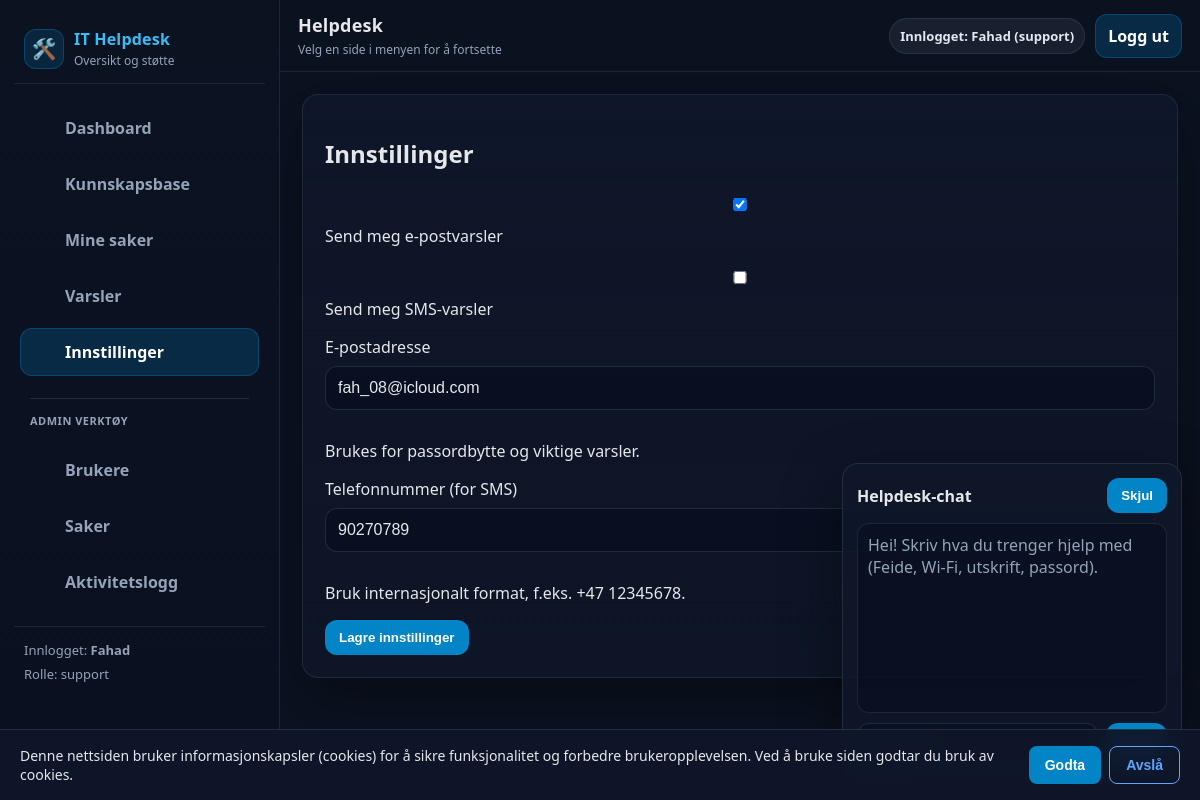
The app's page /settings (signed in), older data.
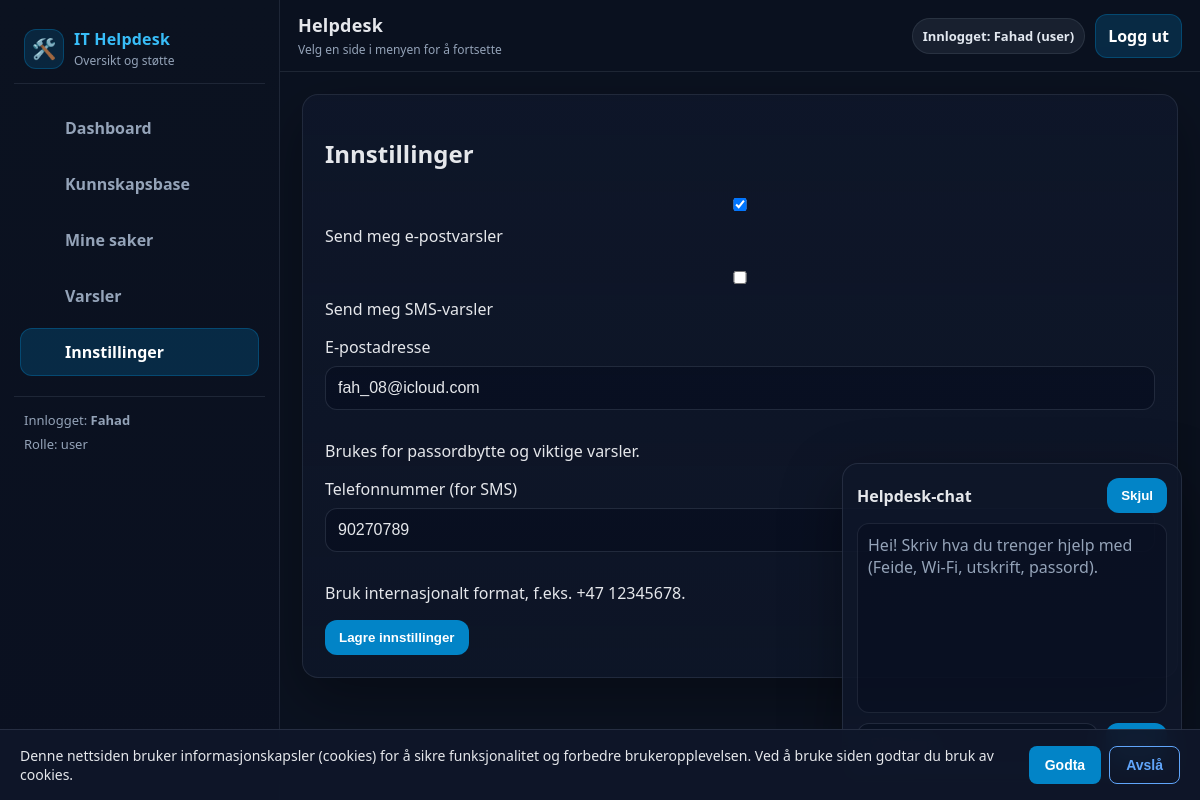
The same page, newer data.
### tables this page shows
CREATE TABLE users (
            id INTEGER PRIMARY KEY AUTOINCREMENT,
            username TEXT NOT NULL UNIQUE,
            pw_hash TEXT NOT NULL,
            role TEXT NOT NULL DEFAULT 'user',
            email TEXT,
            phone TEXT,
            created_at TEXT NOT NULL DEFAULT (datetime('now')),
            last_login TEXT,
            notify_email INTEGER NOT NULL DEFAULT 1,
            notify_inapp INTEGER NOT NULL DEFAULT 1,
            notify_sms INTEGER NOT NULL DEFAULT 0
        );

### routes.py (the view, shortened to what this page needs)
@bp.route("/settings", methods=["GET", "POST"])
def settings():
    user = current_user()
    if not user:
        return redirect(url_for("main.login"))
    u = get_user(user) or {}
    return render_template("settings.html", preferences=u)

### __init__.py (called while the page is built)
def create_app():
    app = Flask(__name__)
    app.config.from_object(Config)
    init_mail(app)
    @app.after_request
    def set_security_headers(response):
        response.headers['X-Content-Type-Options'] = 'nosniff'
        response.headers['X-Frame-Options'] = 'DENY'
        response.headers['X-XSS-Protection'] = '1; mode=block'
        return response
    from .routes import bp
    app.register_blueprint(bp)
    return app

### db.py (called while the page is built)
def count_notifications(user: str) -> int:
    conn = _conn()
    cur = conn.cursor()
    cur.execute("SELECT COUNT(*) AS c FROM notifications WHERE user = ? AND read = 0", (user,))
    row = cur.fetchone()
    conn.close()
    return int(row["c"]) if row else 0

def _conn() -> sqlite3.Connection:
    DB_PATH.parent.mkdir(parents=True, exist_ok=True)
    conn = sqlite3.connect(DB_PATH)
    conn.row_factory = sqlite3.Row
    return conn

def get_user(username: str) -> Optional[Dict[str, Any]]:
    conn = _conn()
    cur = conn.cursor()
    try:
        cur.execute(
            "SELECT username, pw_hash, role, email, phone, last_login, notify_email, notify_inapp, notify_sms "
            "FROM users WHERE username = ?",
            (username,),
        )
        row = cur.fetchone()
        conn.close()
        return dict(row) if row else None
    except sqlite3.OperationalError:
        cur.execute("SELECT username, pw_hash, role FROM users WHERE username = ?", (username,))
        row = cur.fetchone()
        conn.close()
        return dict(row) if row else None

### routes.py (called while the page is built)
def current_user():
    return session.get("user")

@bp.before_app_request
def ensure_db():
    try:
        init_db()
    except Exception as e:
        logger.error(f"Database initialization failed: {e}")

@bp.context_processor
def inject_notification_count():
    if current_user():
        try:
            return {"notif_count": count_notifications(current_user())}
        except Exception:
            return {"notif_count": 0}
    return {"notif_count": 0}

### templates/settings.html
{% extends "base.html" %}
{% block content %}
<div class="card">
  <h2>Innstillinger</h2>
  <form method="post">
    <p>
      <label>
        <input type="checkbox" name="notify_email" value="1"
               {% if preferences.notify_email %}checked{% endif %}>
        Send meg e-postvarsler
      </label>
    </p>
    <p>
      <label>
        <input type="checkbox" name="notify_sms" value="1"
               {% if preferences.notify_sms %}checked{% endif %}>
        Send meg SMS-varsler
      </label>
    </p>
    <p>
      <label for="email">E-postadresse</label>
      <input
        id="email"
        name="email"
        type="email"
        placeholder="din.email@eksempel.no"
        value="{{ preferences.email or '' }}"
      />
      <div class="help">Brukes for passordbytte og viktige varsler.</div>
    </p>
    <p>
      <label for="phone">Telefonnummer (for SMS)</label>
      <input
        id="phone"
        name="phone"
        type="tel"
        placeholder="+47XXXXXXXX"
        value="{{ preferences.phone or '' }}"
      />
      <div class="help">Bruk internasjonalt format, f.eks. +47 12345678.</div>
    </p>
    <button type="submit">Lagre innstillinger</button>
  </form>
</div>
{% endblock %}

### templates/base.html (shortened to what this page needs)
<!doctype html>
<html lang="no">
  <head>
    <link rel="stylesheet" href="{{ url_for('static', filename='css/app.css') }}">
  </head>
  <body>
    {% set ep = request.endpoint or "" %}
    <div class="app">
      <aside class="sidebar">
        <div class="brand">
          <div class="logo">🛠️</div>
          <div>
            <div class="title">IT Helpdesk</div>
            <div class="subtitle">Oversikt og støtte</div>
          </div>
        </div>
        <nav class="nav">
          <a href="{{ url_for('main.dashboard') }}" class="{% if ep == 'main.dashboard' %}active{% endif %}">
             Dashboard
          </a>
          <a href="{{ url_for('main.kb') }}" class="{% if ep == 'main.kb' %}active{% endif %}">
             Kunnskapsbase
          </a>
          <a href="{{ url_for('main.tickets') }}" class="{% if ep == 'main.tickets' %}active{% endif %}">
             Mine saker
          </a>
          <a href="{{ url_for('main.notifications_page') }}" class="{% if ep == 'main.notifications_page' %}active{% endif %}">
             Varsler
          </a>
          <a href="{{ url_for('main.settings') }}" class="{% if ep == 'main.settings' %}active{% endif %}">
             Innstillinger
          </a>
          {% if session.get("role") == "support" %}
            <div style="margin:14px 10px 10px; padding-top:14px; border-top:1px solid rgba(148,163,184,.18); color:#94a3b8; font-size:11px; font-weight:900; letter-spacing:.5px;">
              ADMIN VERKTØY
            </div>
            <a href="{{ url_for('main.admin_users') }}" class="{% if ep == 'main.admin_users' %}active{% endif %}">
               Brukere
            </a>
            <a href="{{ url_for('main.admin_tickets') }}" class="{% if ep == 'main.admin_tickets' %}active{% endif %}">
               Saker
            </a>
            <a href="{{ url_for('main.activity_log') }}" class="{% if ep == 'main.activity_log' %}active{% endif %}">
               Aktivitetslogg
            </a>
          {% endif %}
        </nav>
        <div class="sidebar-footer">
          {% if session.get("user") %}
            Innlogget: <strong>{{ session.get("user") }}</strong>
            <div style="margin-top:6px; color:var(--muted);">
              Rolle: {{ session.get("role") }}
            </div>
          {% else %}
            Ikke innlogget
          {% endif %}
        </div>
      </aside>
      <div class="main">
        <header class="topbar">
          <div class="topbar-left">
            <p class="h1">Helpdesk</p>
            <p class="p">Velg en side i menyen for å fortsette</p>
          </div>
          <div class="topbar-right">
            {% if session.get("user") %}
              <span class="pill">Innlogget: {{ session.get("user") }} ({{ session.get("role") }})</span>
              <a class="btn" href="{{ url_for('main.logout') }}">Logg ut</a>
            {% endif %}
          </div>
        </header>
        <main class="page">
          <div class="content-wrap">
            {% block content %}{% endblock %}
          </div>
        </main>
      </div>
    </div>
    <div id="chatbot">
      <div class="chat-card">
        <div style="display:flex; justify-content:space-between; align-items:center;">
          <strong>Helpdesk-chat</strong>
          <button id="chatToggle" type="button">Skjul</button>
        </div>
        <div id="chatBody">
          <div id="chatLog">
            <div class="muted">
              Hei! Skriv hva du trenger hjelp med (Feide, Wi-Fi, utskrift, passord).
            </div>
          </div>
          <div style="display:flex; gap:8px; margin-top:10px;">
            <button id="chatSend" type="button">Send</button>
          </div>
        </div>
      </div>
    </div>
    <div id="cookieBanner" style="display:none; position:fixed; bottom:0; left:0; right:0; background:rgba(15,23,42,.95); border-top:1px solid rgba(148,163,184,.18); padding:16px 20px; z-index:9999; backdrop-filter:blur(10px);">
      <div style="max-width:1200px; margin:0 auto; display:flex; justify-content:space-between; align-items:center; gap:16px; flex-wrap:wrap;">
        <p style="margin:0; color:#e5e7eb; font-size:14px; flex:1; min-width:250px;">
          Denne nettsiden bruker informasjonskapsler (cookies) for å sikre funksjonalitet og forbedre brukeropplevelsen. Ved å bruke siden godtar du bruk av cookies.
        </p>
        <div style="display:flex; gap:8px; flex-shrink:0;">
          <button id="cookieAccept" type="button" style="background:#0284c7; color:#fff; border:none; padding:10px 16px; border-radius:8px; font-weight:700; cursor:pointer; font-size:14px;">
            Godta
          </button>
          <button id="cookieReject" type="button" style="background:transparent; color:#60a5fa; border:1px solid #60a5fa; padding:10px 16px; border-radius:8px; font-weight:700; cursor:pointer; font-size:14px;">
            Avslå
          </button>
        </div>
      </div>
    </div>
  </body>
</html>

### static/css/app.css (style rules this page uses)
:root { --bg:#0b1220; --panel:#0f172a; --panel2:#111c33; --border:rgba(148,163,184,.14); --muted:#94a3b8; --text:#e5e7eb; --primary:#0284c7; --primaryHover:#0ea5e9; --sidebarW: 280px; --topbarH: 72px; --radius: 16px; }
* { box-sizing:border-box; }
html, body { height:100%; }
body { margin:0; font-family: system-ui, -apple-system, BlinkMacSystemFont, "Segoe UI", "Apple Color Emoji", "Segoe UI Emoji", "Segoe UI Symbol", sans-serif; background:var(--bg); color:var(--text); }
.app { min-height:100vh; display:flex; }
.sidebar { width:var(--sidebarW); background:linear-gradient(180deg, #0b1220 0%, #0a1020 100%); border-right:1px solid var(--border); position:fixed; left:0; top:0; bottom:0; padding:18px 14px; overflow:auto; }
.brand { display:flex; align-items:center; gap:10px; padding:10px 10px 14px; border-bottom:1px solid var(--border); margin-bottom:14px; }
.brand .logo { width:40px; height:40px; display:flex; align-items:center; justify-content:center; border-radius:12px; background:rgba(2,132,199,.18); border:1px solid rgba(2,132,199,.35); font-size:20px; }
.brand .title { font-weight:900; letter-spacing:.2px; color:#38bdf8; }
.brand .subtitle { font-size:12px; color:var(--muted); margin-top:2px; }
.nav { display:flex; flex-direction:column; gap:8px; padding:6px 6px; }
.nav a { display:flex; align-items:center; gap:10px; padding:12px 12px; border-radius:12px; text-decoration:none; color:var(--muted); font-weight:800; border:1px solid transparent; }
.nav a.active { background:rgba(2,132,199,.22); border-color:rgba(2,132,199,.35); color:#ffffff; }
.sidebar-footer { margin-top:14px; padding:14px 10px; border-top:1px solid var(--border); color:var(--muted); font-size:13px; }
.main { margin-left:var(--sidebarW); width:calc(100% - var(--sidebarW)); min-height:100vh; display:flex; flex-direction:column; }
.topbar { height:var(--topbarH); position:sticky; top:0; z-index:20; display:flex; align-items:center; justify-content:space-between; padding:14px 18px; background:rgba(11,18,32,.86); backdrop-filter: blur(10px); border-bottom:1px solid var(--border); }
.topbar-left { display:flex; flex-direction:column; gap:4px; }
.topbar-left .h1 { font-size:18px; font-weight:900; margin:0; letter-spacing:.2px; }
.topbar-left .p { margin:0; font-size:12px; color:var(--muted); }
.topbar-right { display:flex; align-items:center; gap:10px; flex-wrap:wrap; justify-content:flex-end; }
.pill { display:inline-flex; align-items:center; gap:8px; padding:8px 10px; border-radius:999px; background:rgba(148,163,184,.10); border:1px solid rgba(148,163,184,.14); color:#e2e8f0; font-weight:800; font-size:13px; white-space:nowrap; }
.btn { display:inline-flex; align-items:center; gap:8px; padding:10px 12px; border-radius:12px; text-decoration:none; font-weight:900; border:1px solid rgba(2,132,199,.35); background:rgba(2,132,199,.22); color:#fff; }
.page { padding:22px 22px 80px; }
.content-wrap { background:linear-gradient(180deg, rgba(15,23,42,.85) 0%, rgba(15,23,42,.65) 100%); border:1px solid rgba(148,163,184,.14); border-radius:var(--radius); padding:22px; box-shadow:0 20px 60px rgba(0,0,0,.35); }
input, textarea, select { width:100%; padding:12px; margin:8px 0 14px; border-radius:12px; border:1px solid rgba(148,163,184,.18); background:rgba(2,6,23,.35); color:var(--text); font-size:16px; outline:none; }
button { background:var(--primary); color:#fff; border:0; border-radius:12px; padding:10px 14px; font-weight:900; cursor:pointer; }
#chatbot { position:fixed; right:18px; bottom:18px; width:340px; max-width:92vw; z-index:9999; }
#chatbot .chat-card { background:rgba(15,23,42,.90); border:1px solid rgba(148,163,184,.16); border-radius:16px; box-shadow:0 20px 60px rgba(0,0,0,.38); padding:14px; }
#chatLog { height:190px; overflow:auto; border:1px solid rgba(148,163,184,.14); border-radius:12px; padding:10px; margin-top:10px; background:rgba(2,6,23,.28); }
.muted { color:var(--muted); }

Row changes from the older to the newer data that the page shows:
changed users "Fahad": get "support" → "user"
Text that changed along with them:
text no longer shown: "ADMIN VERKTØY Brukere Saker Aktivitetslogg"
